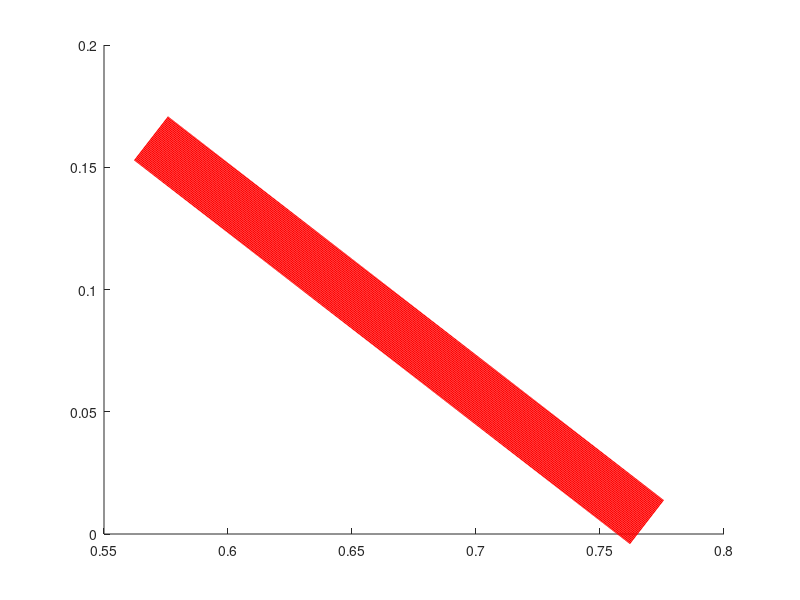

Write the MATLAB code that produced this figure. (Note: this script raises an error after producing the figure.)
clf
xfp = 0.5689367002134077;
yfp = 0.161844484385035;
%xfp = 0.56893;
%yfp = 0.16184;
n = 500;
t = linspace(0,0.2,n);
xs = t + xfp;
ys = yfp - 0.785*t;
hold on
plot(xs,ys,'-r','linewidth',40);
iters = 100;
applymap(xs,ys,iters);
axis([xfp,xfp+0.2,yfp-0.758*0.2,yfp]);
hold off
